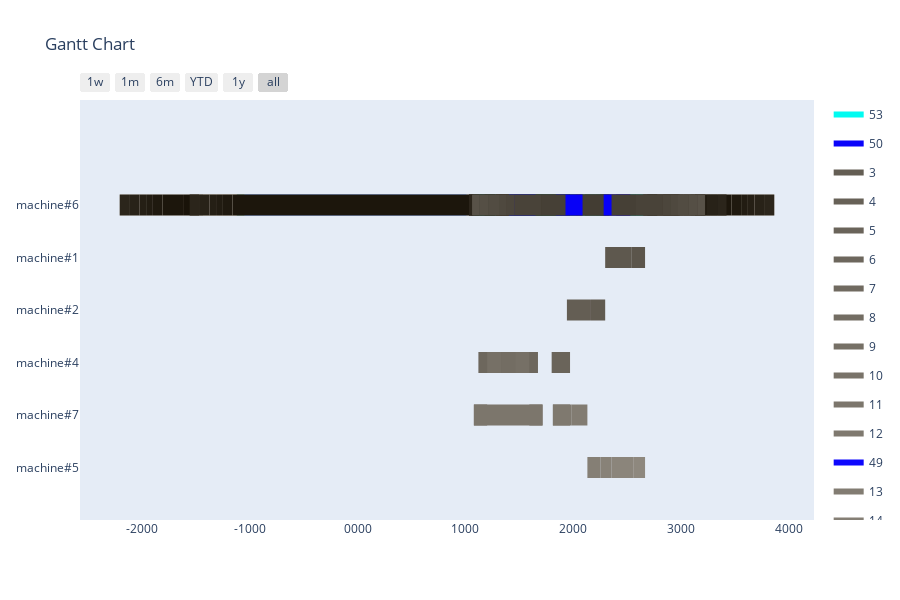

Notebook source saved alongside this figure:
### Markdown cell above
Greedy with changing sequence

### Code cell
def change_order(orders):
    p1 = random.randint(0, len(orders) -2)
    p2 = random.randint(p1, len(orders) -1)
    selected = copy.deepcopy(orders[p1 : p2 +1])
    selected.reverse()
    for i in range(len(selected)):
        orders[p1 + i] = copy.deepcopy(selected[i])

agent = GreedyAgent(env)
simulator = AgentSimulator()
n_generations = 10
best = None
sequence = copy.deepcopy(orders_model)
for gen in range(n_generations):
    simulator = AgentSimulator()
    schedule, schedule_count = simulator.simulate(agent, sequence)
    if not best or best[1] < schedule_count:
        best = [schedule, schedule_count, copy.deepcopy(sequence)]
    change_order(sequence)
print(f'Scheduled {best[1]}/{len(best[2])} Orders')
visualize_schedule(best[0], env)
